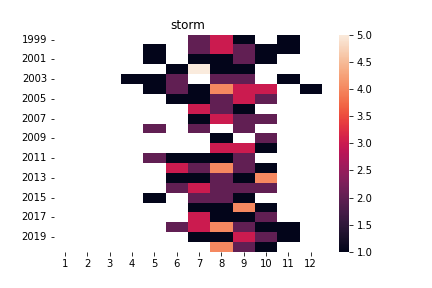

Generate this figure with Python:
#!/usr/bin/env python3
# -*- coding: utf-8 -*-

import pandas as pd
import seaborn as sns
import matplotlib.pyplot as plt
import numpy as np


def save_hm(array:pd.DataFrame,title:str)->None:
	plt.figure()
	plt.title(title)
	sns.heatmap(array)
	line_plot = sns.lineplot()
	figure = line_plot.get_figure()
	figure.savefig(title)

columns = list(range(1,13))
index = list(range(1999,2021))
storm = pd.read_csv("okinawa.csv",index_col=0, encoding="shift-jis").drop("年間",axis=1).loc[1999:2020,:]
ymc = pd.read_csv("../../official_data/train_data.csv",index_col=0)[["year","month","cover"]]

cover_max = np.zeros((22,12))
cover_min = np.zeros((22,12))
cover_mean = np.zeros((22,12))
cover_size = np.zeros((22,12))

for i in range(22):
    for j in range(12):
        year=1999+i
        month=1+j
        clist = ymc[(ymc["year"]==year) & (ymc["month"]==month)]["cover"]
        if len(clist)==0:
            pass
        else:
            cover_max[i,j] = clist.max()
            cover_min[i,j] = clist.min()
            cover_mean[i,j] = clist.mean()
            cover_size[i,j] = len(clist)

save_hm(pd.DataFrame(storm.values,index=index,columns=columns),"storm")
save_hm(pd.DataFrame(cover_max,index=index,columns=columns),"cover_max")
save_hm(pd.DataFrame(cover_min,index=index,columns=columns), "cover_min")
save_hm(pd.DataFrame(cover_mean,index=index,columns=columns), "cover_mean")
save_hm(pd.DataFrame(cover_size,index=index,columns=columns), "cover_size")